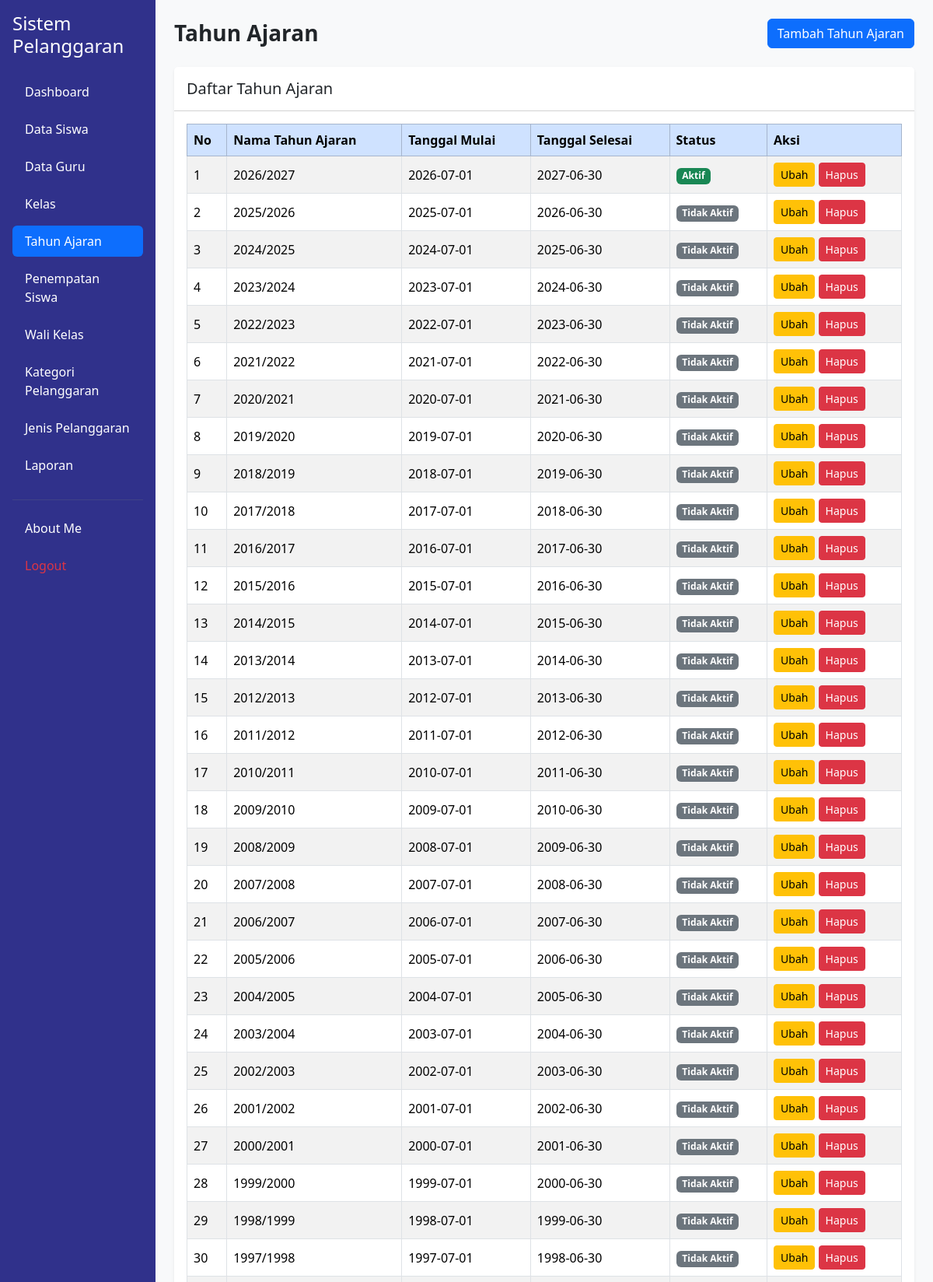
Page /data_tahun_ajaran.php (signed in, upper part) on the committed database.
### tables this page shows
CREATE TABLE `t_tahun_ajaran` (
  `id` int(11) NOT NULL,
  `nama` varchar(20) NOT NULL,
  `tanggal_mulai` date NOT NULL,
  `tanggal_selesai` date NOT NULL,
  `status_aktif` tinyint(1) NOT NULL,
  `created_at` timestamp NOT NULL DEFAULT current_timestamp(),
  `updated_at` timestamp NOT NULL DEFAULT current_timestamp()
);

### data_tahun_ajaran.php (the view, shortened to what this page needs)
<?php
include "config/koneksi.php";
$role = $_SESSION['role'];
$data_edit = null;
?>
<!DOCTYPE html>
<html lang="id">
<head>
    <link href="https://cdn.jsdelivr.net/npm/bootstrap@5.3.8/dist/css/bootstrap.min.css"
          rel="stylesheet">
</head>
<body class="bg-light">
<div class="container-fluid">
    <div class="row">
        <div class="col-md-3 col-lg-2 min-vh-100 p-3"
             style="background-color: #30318B;">
            <h4 class="text-white mb-4">Sistem Pelanggaran</h4>
            <ul class="nav nav-pills flex-column">
                <li class="nav-item mb-2">
                    <a href="dashboard.php" class="nav-link text-white">
                        Dashboard
                    </a>
                </li>
                <?php if ($role == "admin") { ?>
                    <li class="nav-item mb-2">
                        <a href="data_siswa.php" class="nav-link text-white">Data Siswa</a>
                    </li>
                    <li class="nav-item mb-2">
                        <a href="data_guru.php" class="nav-link text-white">Data Guru</a>
                    </li>
                    <li class="nav-item mb-2">
                        <a href="data_kelas.php" class="nav-link text-white">Kelas</a>
                    </li>
                    <li class="nav-item mb-2">
                        <a href="data_tahun_ajaran.php" class="nav-link active" aria-current="page">
                            Tahun Ajaran
                        </a>
                    </li>
                    <li class="nav-item mb-2">
                        <a href="penempatan_siswa.php" class="nav-link text-white">Penempatan Siswa</a>
                    </li>
                    <li class="nav-item mb-2">
                        <a href="wali_kelas.php" class="nav-link text-white">Wali Kelas</a>
                    </li>
                    <li class="nav-item mb-2">
                        <a href="kategori_pelanggaran.php" class="nav-link text-white">Kategori Pelanggaran</a>
                    </li>
                    <li class="nav-item mb-2">
                        <a href="jenis_pelanggaran.php" class="nav-link text-white">Jenis Pelanggaran</a>
                    </li>
                    <li class="nav-item mb-2">
                        <a href="laporan.php" class="nav-link text-white">Laporan</a>
                    </li>
                <?php } ?>
                <hr class="text-secondary">
                <li class="nav-item mb-2">
                    <a href="about_me.php" class="nav-link text-white">About Me</a>
                </li>
                <li class="nav-item">
                    <a href="logout.php" class="nav-link text-danger">Logout</a>
                </li>
            </ul>
        </div>
        <main class="col-md-9 col-lg-10 p-4">
            <div class="d-flex justify-content-between
                        align-items-center mb-4">
                <h3 class="fw-bold mb-0">Tahun Ajaran</h3>
                <?php if ($role == "admin" && $data_edit == null) { ?>
                    <button type="button"
                            class="btn btn-primary"
                            data-bs-toggle="modal"
                            data-bs-target="#modalTambah">
                        Tambah Tahun Ajaran
                    </button>
                <?php } ?>
            </div>
            <div class="card border-0 shadow-sm">
                <div class="card-header bg-white py-3">
                    <h5 class="mb-0">Daftar Tahun Ajaran</h5>
                </div>
                <div class="card-body">
                    <div class="table-responsive">
                        <table class="table table-bordered table-striped table-hover align-middle">
                            <thead class="table-primary">
                                <tr>
                                    <th>No</th>
                                    <th>Nama Tahun Ajaran</th>
                                    <th>Tanggal Mulai</th>
                                    <th>Tanggal Selesai</th>
                                    <th>Status</th>
                                    <?php if ($role == "admin") { ?>
                                        <th>Aksi</th>
                                    <?php } ?>
                                </tr>
                            </thead>
                            <tbody>
                                <?php
                                $query_tahun = mysqli_query(
                                    $koneksi,
                                    "SELECT * FROM t_tahun_ajaran
                                     ORDER BY tanggal_mulai DESC"
                                );
                                $no = 1;
                                while ($tahun = mysqli_fetch_assoc($query_tahun)) {
                                ?>
                                    <tr>
                                        <td><?php echo $no; ?></td>
                                        <td>
                                            <?php echo htmlspecialchars($tahun['nama'], ENT_QUOTES, 'UTF-8'); ?>
                                        </td>
                                        <td><?php echo $tahun['tanggal_mulai']; ?></td>
                                        <td><?php echo $tahun['tanggal_selesai']; ?></td>
                                        <td>
                                            <?php if ($tahun['status_aktif'] == 1) { ?>
                                                <span class="badge bg-success">Aktif</span>
                                            <?php } else { ?>
                                                <span class="badge bg-secondary">Tidak Aktif</span>
                                            <?php } ?>
                                        </td>
                                        <?php if ($role == "admin") { ?>
                                            <td class="text-nowrap">
                                                <a href="data_tahun_ajaran.php?edit=<?php echo $tahun['id']; ?>"
                                                   class="btn btn-warning btn-sm">
                                                    Ubah
                                                </a>
                                                <a href="data_tahun_ajaran.php?hapus=<?php echo $tahun['id']; ?>"
                                                   class="btn btn-danger btn-sm"
                                                   onclick="return confirm('Yakin ingin menghapus tahun ajaran ini?')">
                                                    Hapus
                                                </a>
                                            </td>
                                        <?php } ?>
                                    </tr>
                                <?php
                                    $no++;
                                }
                                ?>
                            </tbody>
                        </table>
                    </div>
                </div>
            </div>
        </main>
    </div>
</div>
</body>
</html>

### rows in the picture
t_tahun_ajaran: nama "2026/2027", tanggal_mulai "2026-07-01", tanggal_selesai "2027-06-30", status_aktif "Aktif"
t_tahun_ajaran: nama "2025/2026", tanggal_mulai "2025-07-01", tanggal_selesai "2026-06-30", status_aktif "Tidak Aktif"
t_tahun_ajaran: nama "2024/2025", tanggal_mulai "2024-07-01", tanggal_selesai "2025-06-30", status_aktif "Tidak Aktif"
t_tahun_ajaran: nama "2023/2024", tanggal_mulai "2023-07-01", tanggal_selesai "2024-06-30", status_aktif "Tidak Aktif"
t_tahun_ajaran: nama "2022/2023", tanggal_mulai "2022-07-01", tanggal_selesai "2023-06-30", status_aktif "Tidak Aktif"
t_tahun_ajaran: nama "2021/2022", tanggal_mulai "2021-07-01", tanggal_selesai "2022-06-30", status_aktif "Tidak Aktif"
t_tahun_ajaran: nama "2020/2021", tanggal_mulai "2020-07-01", tanggal_selesai "2021-06-30", status_aktif "Tidak Aktif"
t_tahun_ajaran: nama "2019/2020", tanggal_mulai "2019-07-01", tanggal_selesai "2020-06-30", status_aktif "Tidak Aktif"
t_tahun_ajaran: nama "2018/2019", tanggal_mulai "2018-07-01", tanggal_selesai "2019-06-30", status_aktif "Tidak Aktif"
t_tahun_ajaran: nama "2017/2018", tanggal_mulai "2017-07-01", tanggal_selesai "2018-06-30", status_aktif "Tidak Aktif"
t_tahun_ajaran: nama "2016/2017", tanggal_mulai "2016-07-01", tanggal_selesai "2017-06-30", status_aktif "Tidak Aktif"
t_tahun_ajaran: nama "2015/2016", tanggal_mulai "2015-07-01", tanggal_selesai "2016-06-30", status_aktif "Tidak Aktif"
t_tahun_ajaran: nama "2014/2015", tanggal_mulai "2014-07-01", tanggal_selesai "2015-06-30", status_aktif "Tidak Aktif"
t_tahun_ajaran: nama "2013/2014", tanggal_mulai "2013-07-01", tanggal_selesai "2014-06-30", status_aktif "Tidak Aktif"
t_tahun_ajaran: nama "2012/2013", tanggal_mulai "2012-07-01", tanggal_selesai "2013-06-30", status_aktif "Tidak Aktif"
t_tahun_ajaran: nama "2011/2012", tanggal_mulai "2011-07-01", tanggal_selesai "2012-06-30", status_aktif "Tidak Aktif"
t_tahun_ajaran: nama "2010/2011", tanggal_mulai "2010-07-01", tanggal_selesai "2011-06-30", status_aktif "Tidak Aktif"
t_tahun_ajaran: nama "2009/2010", tanggal_mulai "2009-07-01", tanggal_selesai "2010-06-30", status_aktif "Tidak Aktif"
t_tahun_ajaran: nama "2008/2009", tanggal_mulai "2008-07-01", tanggal_selesai "2009-06-30", status_aktif "Tidak Aktif"
t_tahun_ajaran: nama "2007/2008", tanggal_mulai "2007-07-01", tanggal_selesai "2008-06-30", status_aktif "Tidak Aktif"
t_tahun_ajaran: nama "2006/2007", tanggal_mulai "2006-07-01", tanggal_selesai "2007-06-30", status_aktif "Tidak Aktif"
t_tahun_ajaran: nama "2005/2006", tanggal_mulai "2005-07-01", tanggal_selesai "2006-06-30", status_aktif "Tidak Aktif"
t_tahun_ajaran: nama "2004/2005", tanggal_mulai "2004-07-01", tanggal_selesai "2005-06-30", status_aktif "Tidak Aktif"
t_tahun_ajaran: nama "2003/2004", tanggal_mulai "2003-07-01", tanggal_selesai "2004-06-30", status_aktif "Tidak Aktif"
t_tahun_ajaran: nama "2002/2003", tanggal_mulai "2002-07-01", tanggal_selesai "2003-06-30", status_aktif "Tidak Aktif"
t_tahun_ajaran: nama "2001/2002", tanggal_mulai "2001-07-01", tanggal_selesai "2002-06-30", status_aktif "Tidak Aktif"
t_tahun_ajaran: nama "2000/2001", tanggal_mulai "2000-07-01", tanggal_selesai "2001-06-30", status_aktif "Tidak Aktif"
t_tahun_ajaran: nama "1999/2000", tanggal_mulai "1999-07-01", tanggal_selesai "2000-06-30", status_aktif "Tidak Aktif"
t_tahun_ajaran: nama "1998/1999", tanggal_mulai "1998-07-01", tanggal_selesai "1999-06-30", status_aktif "Tidak Aktif"
t_tahun_ajaran: nama "1997/1998", tanggal_mulai "1997-07-01", tanggal_selesai "1998-06-30", status_aktif "Tidak Aktif"
